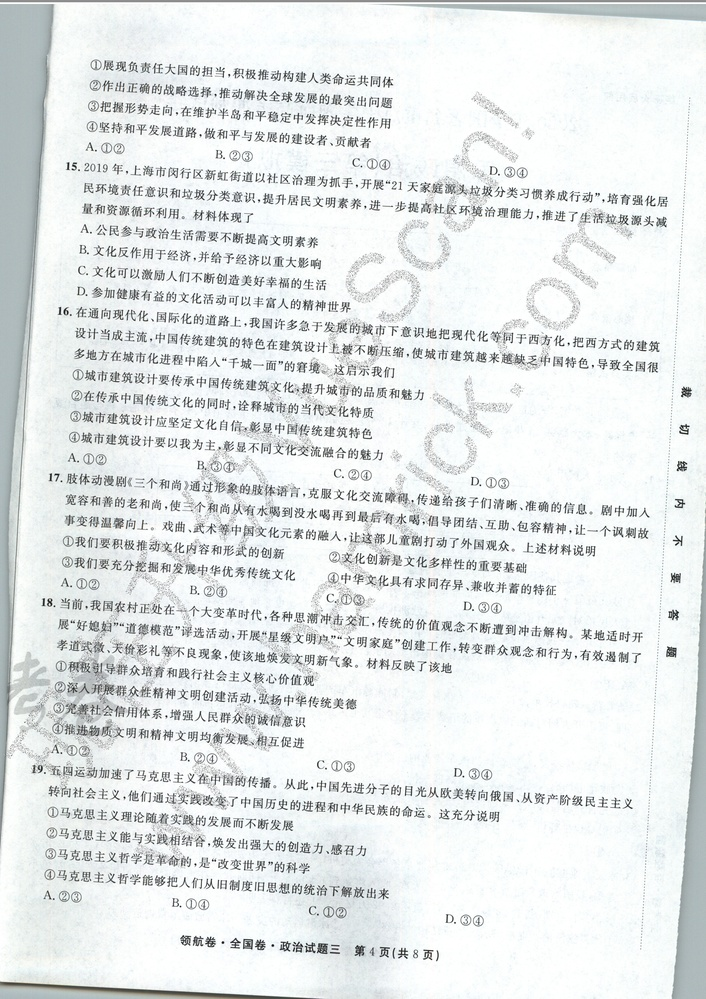
#> input picture testPic/2019-12-20-0101.jpg, 706 x 999 px, shrunk from 2472 x 3496 before the run, found by its file name
$ python 18_20191221235713.py
#> lines starting #> are read from the running program, lines starting #| are printed output that depends on the picture
#从图片上扣一块下来。并且分析哪个图是哪张纸。
#   _*_ coding:utf-8 _*_
__author__ = 'admin'
from PIL import Image, ImageDraw, ImageFont
import cv2

file_path = 'testPic/2019-12-20-0101.jpg'
img = cv2.imread(file_path)
#> img is the input picture: shape (999, 706, 3); mean B, G, R 232.2, 232, 228.1
sp = img.shape
#> sp = (999, 706, 3)

sz1 = sp[0]#height(rows) of image
#> sz1 = 999
sz2 = sp[1]#width(colums) of image
#> sz2 = 706

zuoshangX = 0
zuoshangY = sz1 * 0.93
#> zuoshangY = 929.1
youxiaX = sz2
#> youxiaX = 706
youxiaY = sz1
#> youxiaY = 999

im = Image.open(file_path)
#   设置抠图区域
box = (zuoshangX, zuoshangY, youxiaX, youxiaY)
#> box = (0, 929.1, 706, 999)
#   从图片上抠下此区域
region = im.crop(box)
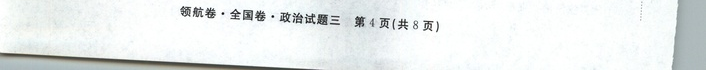
#> region: PIL image 706x70 RGB; mean R, G, B 232.4, 236.3, 235.8

newPic = "testPic/pic_name.jpg"
region.save(newPic, quality=95)

$ run again, with testPic/2019-12-20-0012.jpg copied over testPic/2019-12-20-0101.jpg
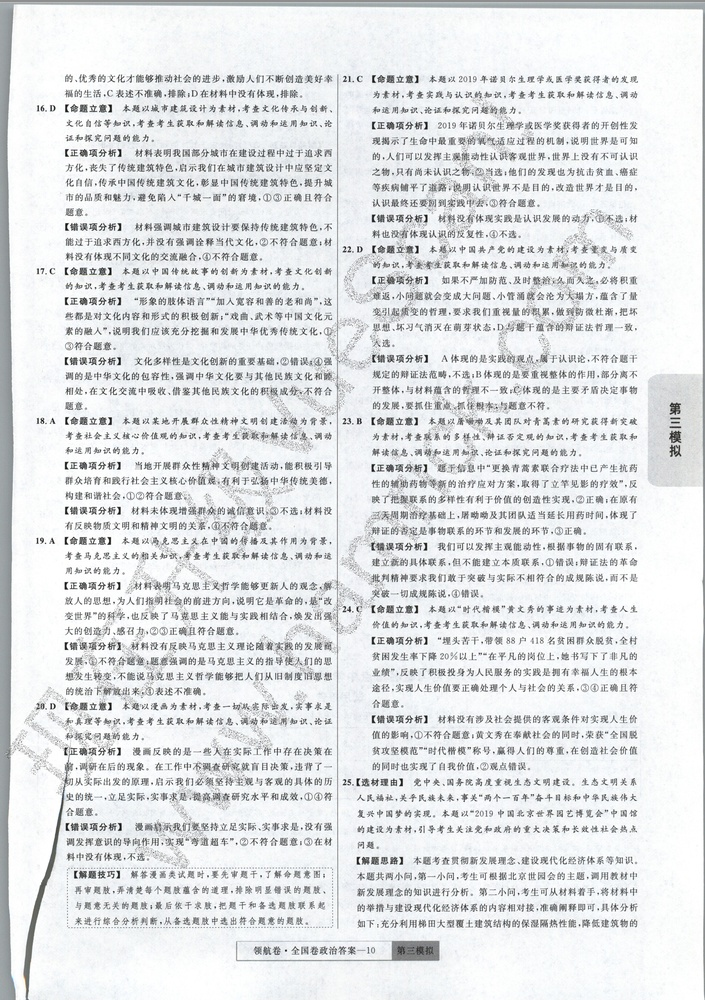
#> input picture testPic/2019-12-20-0012.jpg, 705 x 1000 px, shrunk from 2472 x 3504 before the run, found by its file name
#> img is the input picture: shape (1000, 705, 3); mean B, G, R 228.6, 226.9, 224.7
#> `region = im.crop(box)`:
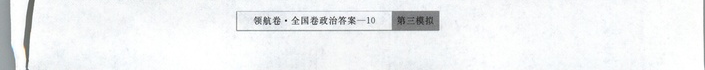
#> region: PIL image 705x70 RGB; mean R, G, B 239.7, 241.8, 243

$ run again, with testPic/2019-12-20-0019.jpg copied over testPic/2019-12-20-0101.jpg
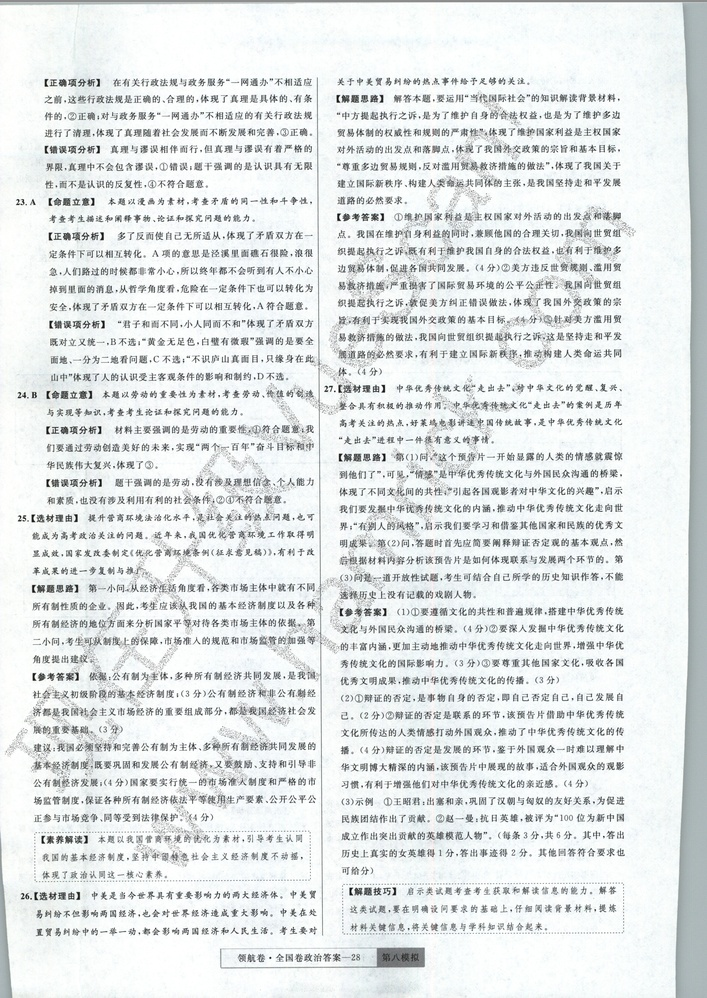
#> input picture testPic/2019-12-20-0019.jpg, 707 x 998 px, shrunk from 2472 x 3488 before the run, found by its file name
#> img is the input picture: shape (998, 707, 3); mean B, G, R 230.2, 229.8, 225.9
#> `region = im.crop(box)`:
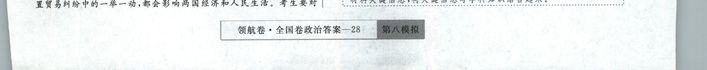
#> region: PIL image 707x70 RGB; mean R, G, B 235.2, 239.1, 239.2

$ run again, with testPic/2019-12-20-0030.jpg copied over testPic/2019-12-20-0101.jpg
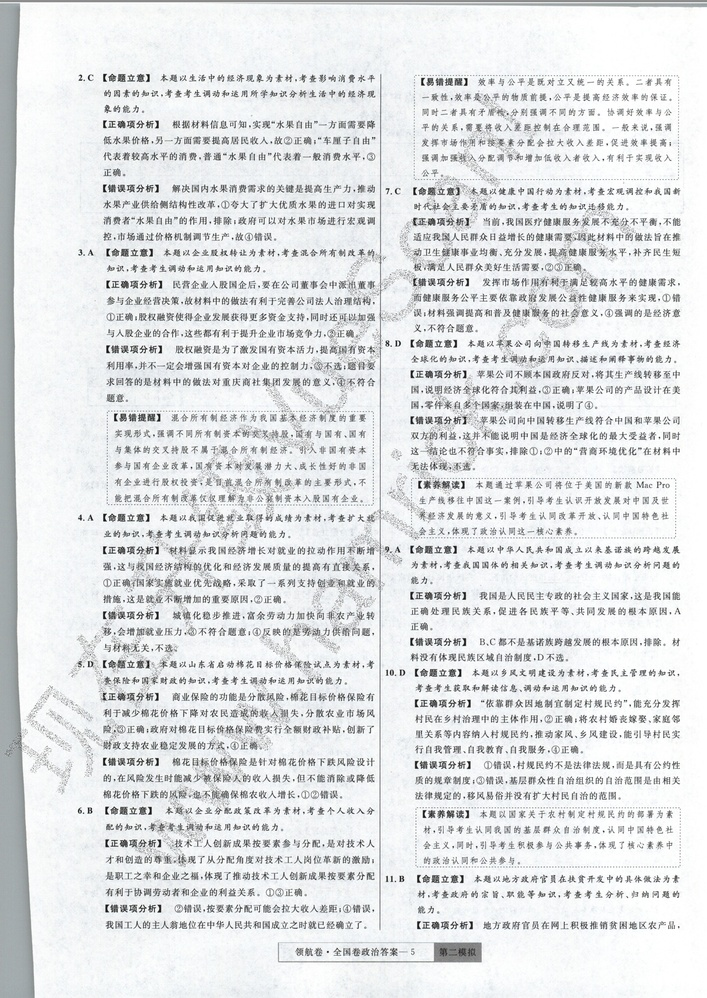
#> input picture testPic/2019-12-20-0030.jpg, 707 x 998 px, shrunk from 2472 x 3488 before the run, found by its file name
#> img is the input picture: shape (998, 707, 3); mean B, G, R 228.5, 227, 224.9
#> `region = im.crop(box)`:
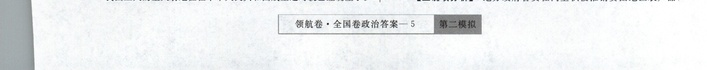
#> region: PIL image 707x70 RGB; mean R, G, B 237.5, 239.7, 240.9
